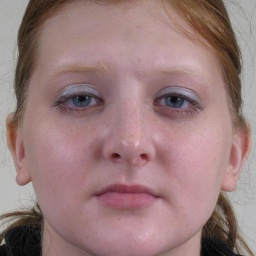
#> input picture finalize_model/data/data_0/0001.jpg, 256 x 256 px; its folder holds only this picture in this run
$ python step1_faceAlignment.py
#> lines starting #> are read from the running program, lines starting #| are printed output that depends on the picture
# -*- coding:utf-8 _*-
import math
import cv2
from PIL import Image, ImageDraw
from matplotlib.pyplot import imshow
import face_recognition
from collections import defaultdict
import numpy as np
import os
import glob
path = os.getcwd()
class FaceCropper(object):
    CASCADE_PATH = path + "/haarcascade_frontalface_default.xml"

    def __init__(self):
        print(self.CASCADE_PATH)
        self.face_cascade = cv2.CascadeClassifier(path + "/haarcascade_frontalface_default.xml")


    # [48 lines left out: function generate, not called in this run]


        # if store_result:
        #     cv2.imwrite("image%d.jpg" % i, faceimg)
        #     print("image is stored.")

def detect_landmark(image_array, model_type="large"):
    """ return landmarks of a given image array
    :param image_array: numpy array of a single image
    :param model_type: 'large' returns 68 landmarks; 'small' return 5 landmarks
    :return: dict of landmarks for facial parts as keys and tuple of coordinates as values
    """
    face_landmarks_list = face_recognition.face_landmarks(image_array, model=model_type)
    face_landmarks_list = face_landmarks_list[0]
    return face_landmarks_list

# [101 lines left out: functions align_face, rotate, rotate_landmarks, corp_face, transfer_landmark, not called in this run]

def face_preprocess(image, landmark_model_type='large', crop_size=140):
    """ for a given image, do face alignment and crop face
    :param image: numpy array of a single image
    :param landmark_model_type: 'large' returns 68 landmarks; 'small' return 5 landmarks
    :param crop_size: ingle int value, size for w and h after crop
    :return:
    cropped_face: image array with face aligned and cropped
    transferred_landmarks: landmarks that fit cropped_face
    """
    # detect landmarks
    face_landmarks_dict = detect_landmark(image_array=image, model_type=landmark_model_type)
    # rotate image array to align face
    aligned_face, eye_center, angle = align_face(image_array=image, landmarks=face_landmarks_dict)
    # rotate landmarks coordinates to fit the aligned face
    rotated_landmarks = rotate_landmarks(landmarks=face_landmarks_dict,
                                         eye_center=eye_center, angle=angle, row=image.shape[0])
    # crop face according to landmarks
    cropped_face, left, top = corp_face(image_array=aligned_face, size=crop_size, landmarks=rotated_landmarks)
    # transfer landmarks to fit the cropped face
    transferred_landmarks = transfer_landmark(landmarks=rotated_landmarks, left=left, top=top)
    return cropped_face, transferred_landmarks

# [11 lines left out: function visualize_landmark, not called in this run]


def image_padding(im_pth):
#> called with im_pth = 'finalize_model/data/data_0/0001.jpg'
    im = cv2.imread(im_pth)
#> im is the input picture: shape (256, 256, 3); mean B, G, R 124.1, 124.4, 153.9
    old_size = im.shape[:2] # old_size is in (height, width) format
#> old_size = (256, 256)

    ratio = float(desired_size)/max(old_size)
#> ratio = 0.281
    new_size = tuple([int(x*ratio) for x in old_size])
#> new_size = (72, 72)

    # new_size should be in (width, height) format

    im = cv2.resize(im, (new_size[1], new_size[0]))
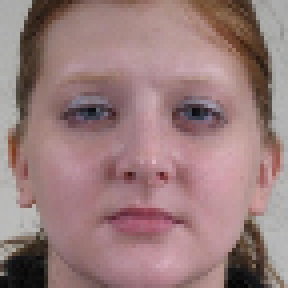
#> im: shape (72, 72, 3) (shown 4 times larger); mean B, G, R 124, 124.2, 153.7

    delta_w = desired_size - new_size[1]
#> delta_w = 0
    delta_h = desired_size - new_size[0]
#> delta_h = 0
    top, bottom = delta_h//2, delta_h-(delta_h//2)
#> top = 0; bottom = 0
    left, right = delta_w//2, delta_w-(delta_w//2)
#> left = 0; right = 0

    color = [255, 255, 255]
    image_array = cv2.copyMakeBorder(im, top, bottom, left, right, cv2.BORDER_CONSTANT,
        value=color)
    return(image_array)

if __name__=='__main__':
    desired_size = 72
    image_path = path + "/data/data_0"
    destination = path + "/data/data_1"
    if not os.path.isdir(destination):
        os.makedirs(destination)
    if os.path.isdir(image_path):
        file_names = glob.glob(image_path+"/*.jpg")
        faceDetector = FaceCropper()
        for name in file_names:
            print(name)
            image_array = image_padding(name)
            # result = faceDetector.generate(face)
            face,landmarks = face_preprocess(image = image_array,
                                    landmark_model_type='large',
                                    crop_size=48)
#> (the run stopped early here; a loop or call above may not have finished)

$ run again, on finalize_model/data/data_0/0002.jpg
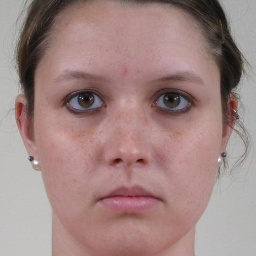
#> input picture finalize_model/data/data_0/0002.jpg, 256 x 256 px
#> in image_padding, im is the input picture: shape (256, 256, 3); mean B, G, R 130.9, 133.3, 160.4
#> in image_padding, `im = cv2.resize(im, (new_size[1], new_size[0]))`:
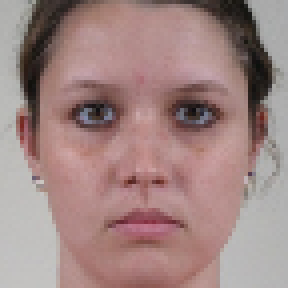
#> im: shape (72, 72, 3) (shown 4 times larger); mean B, G, R 130.8, 133.2, 160.3

$ run again, on finalize_model/data/data_0/0003.jpg
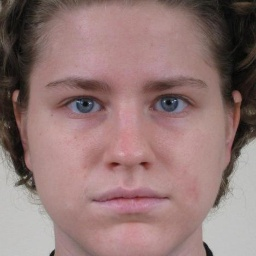
#> input picture finalize_model/data/data_0/0003.jpg, 256 x 256 px
#> in image_padding, im is the input picture: shape (256, 256, 3); mean B, G, R 117.4, 119.2, 147
#> in image_padding, `im = cv2.resize(im, (new_size[1], new_size[0]))`:
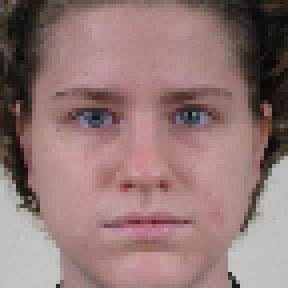
#> im: shape (72, 72, 3) (shown 4 times larger); mean B, G, R 117.3, 119, 146.9
